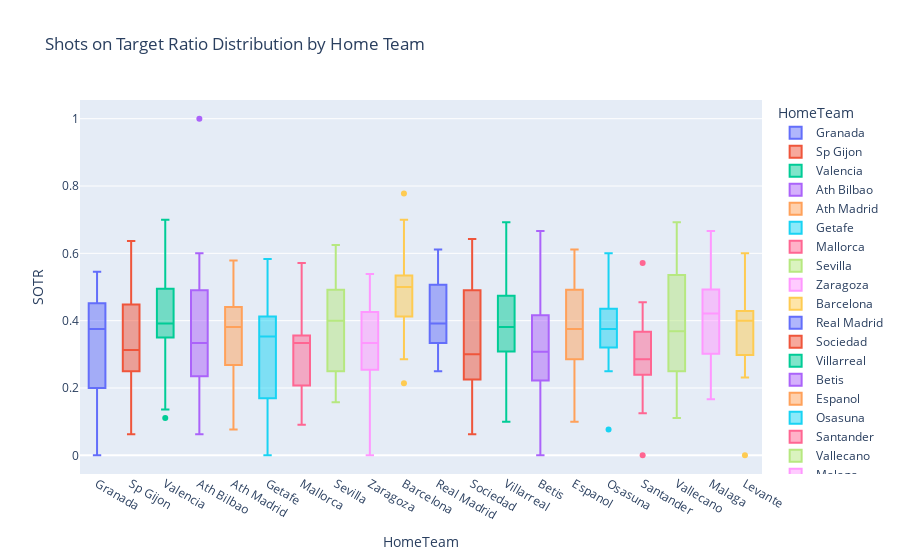

Notebook cell for this chart:
### Markdown cell above
Now, let's create a box plot to visualize the distribution of shots on target ratio for each team.

### Code cell
import plotly.express as px

fig = px.box(df, x='HomeTeam', y='SOTR', color='HomeTeam', title='Shots on Target Ratio Distribution by Home Team')
fig.show()

### Figure 1 — Plotly figure (JSON) as saved in the notebook; plotly's stock layout.template omitted (floating-point values rounded to 4 significant figures)
{"data": [{"alignmentgroup": "True", "hovertemplate": "HomeTeam=%{x}<br>SOTR=%{y}<extra></extra>", "legendgroup": "Granada", "marker": {"color": "#636efa"}, "name": "Granada", "notched": false, "offsetgroup": "Granada", "orientation": "v", "showlegend": true, "type": "box", "x": ["Granada", "Granada", "Granada", "Granada", "Granada", "Granada", "Granada", "Granada", "Granada", "Granada", "Granada", "Granada", "Granada", "Granada", "Granada", "Granada", "Granada", "Granada", "Granada"], "x0": " ", "xaxis": "x", "y": [0.1818, 0.25, 0.2, 0.1667, 0.0, 0.1875, 0.4545, 0.4615, 0.3529, 0.4, 0.5, 0.4, 0.375, 0.3077, 0.2, 0.4444, 0.5455, 0.5294, 0.4167], "y0": " ", "yaxis": "y"}, {"alignmentgroup": "True", "hovertemplate": "HomeTeam=%{x}<br>SOTR=%{y}<extra></extra>", "legendgroup": "Sp Gijon", "marker": {"color": "#EF553B"}, "name": "Sp Gijon", "notched": false, "offsetgroup": "Sp Gijon", "orientation": "v", "showlegend": true, "type": "box", "x": ["Sp Gijon", "Sp Gijon", "Sp Gijon", "Sp Gijon", "Sp Gijon", "Sp Gijon", "Sp Gijon", "Sp Gijon", "Sp Gijon", "Sp Gijon", "Sp Gijon", "Sp Gijon", "Sp Gijon", "Sp Gijon", "Sp Gijon", "Sp Gijon", "Sp Gijon", "Sp Gijon", "Sp Gijon"], "x0": " ", "xaxis": "x", "y": [0.2353, 0.2667, 0.0625, 0.25, 0.3125, 0.3636, 0.4211, 0.5, 0.5, 0.6364, 0.4545, 0.3, 0.4667, 0.2727, 0.4286, 0.2083, 0.375, 0.2273, 0.25], "y0": " ", "yaxis": "y"}, {"alignmentgroup": "True", "hovertemplate": "HomeTeam=%{x}<br>SOTR=%{y}<extra></extra>", "legendgroup": "Valencia", "marker": {"color": "#00cc96"}, "name": "Valencia", "notched": false, "offsetgroup": "Valencia", "orientation": "v", "showlegend": true, "type": "box", "x": ["Valencia", "Valencia", "Valencia", "Valencia", "Valencia", "Valencia", "Valencia", "Valencia", "Valencia", "Valencia", "Valencia", "Valencia", "Valencia", "Valencia", "Valencia", "Valencia", "Valencia", "Valencia", "Valencia"], "x0": " ", "xaxis": "x", "y": [0.4231, 0.5, 0.1111, 0.4783, 0.1364, 0.3846, 0.3571, 0.625, 0.4615, 0.25, 0.3636, 0.5, 0.3478, 0.3571, 0.3333, 0.7, 0.5, 0.3913, 0.4118], "y0": " ", "yaxis": "y"}, {"alignmentgroup": "True", "hovertemplate": "HomeTeam=%{x}<br>SOTR=%{y}<extra></extra>", "legendgroup": "Ath Bilbao", "marker": {"color": "#ab63fa"}, "name": "Ath Bilbao", "notched": false, "offsetgroup": "Ath Bilbao", "orientation": "v", "showlegend": true, "type": "box", "x": ["Ath Bilbao", "Ath Bilbao", "Ath Bilbao", "Ath Bilbao", "Ath Bilbao", "Ath Bilbao", "Ath Bilbao", "Ath Bilbao", "Ath Bilbao", "Ath Bilbao", "Ath Bilbao", "Ath Bilbao", "Ath Bilbao", "Ath Bilbao", "Ath Bilbao", "Ath Bilbao", "Ath Bilbao", "Ath Bilbao", "Ath Bilbao"], "x0": " ", "xaxis": "x", "y": [0.4, 0.5, 0.6, 0.4615, 0.2857, 1.0, 0.2222, 0.125, 0.4545, 0.5294, 0.35, 0.3077, 0.5, 0.2727, 0.3333, 0.3333, 0.1538, 0.1818, 0.0625], "y0": " ", "yaxis": "y"}, {"alignmentgroup": "True", "hovertemplate": "HomeTeam=%{x}<br>SOTR=%{y}<extra></extra>", "legendgroup": "Ath Madrid", "marker": {"color": "#FFA15A"}, "name": "Ath Madrid", "notched": false, "offsetgroup": "Ath Madrid", "orientation": "v", "showlegend": true, "type": "box", "x": ["Ath Madrid", "Ath Madrid", "Ath Madrid", "Ath Madrid", "Ath Madrid", "Ath Madrid", "Ath Madrid", "Ath Madrid", "Ath Madrid", "Ath Madrid", "Ath Madrid", "Ath Madrid", "Ath Madrid", "Ath Madrid", "Ath Madrid", "Ath Madrid", "Ath Madrid", "Ath Madrid", "Ath Madrid"], "x0": " ", "xaxis": "x", "y": [0.2857, 0.4118, 0.5789, 0.2667, 0.2, 0.3889, 0.5, 0.381, 0.2903, 0.45, 0.3333, 0.5, 0.2143, 0.381, 0.5, 0.2727, 0.4118, 0.07692, 0.2222], "y0": " ", "yaxis": "y"}, {"alignmentgroup": "True", "hovertemplate": "HomeTeam=%{x}<br>SOTR=%{y}<extra></extra>", "legendgroup": "Getafe", "marker": {"color": "#19d3f3"}, "name": "Getafe", "notched": false, "offsetgroup": "Getafe", "orientation": "v", "showlegend": true, "type": "box", "x": ["Getafe", "Getafe", "Getafe", "Getafe", "Getafe", "Getafe", "Getafe", "Getafe", "Getafe", "Getafe", "Getafe", "Getafe", "Getafe", "Getafe", "Getafe", "Getafe", "Getafe", "Getafe", "Getafe"], "x0": " ", "xaxis": "x", "y": [0.25, 0.2857, 0.4167, 0.375, 0.3077, 0.3571, 0.1429, 0.3684, 0.125, 0.0, 0.4211, 0.3529, 0.09091, 0.4444, 0.4, 0.5833, 0.25, 0.4444, 0.0], "y0": " ", "yaxis": "y"}, {"alignmentgroup": "True", "hovertemplate": "HomeTeam=%{x}<br>SOTR=%{y}<extra></extra>", "legendgroup": "Mallorca", "marker": {"color": "#FF6692"}, "name": "Mallorca", "notched": false, "offsetgroup": "Mallorca", "orientation": "v", "showlegend": true, "type": "box", "x": ["Mallorca", "Mallorca", "Mallorca", "Mallorca", "Mallorca", "Mallorca", "Mallorca", "Mallorca", "Mallorca", "Mallorca", "Mallorca", "Mallorca", "Mallorca", "Mallorca", "Mallorca", "Mallorca", "Mallorca", "Mallorca", "Mallorca"], "x0": " ", "xaxis": "x", "y": [0.3636, 0.1667, 0.25, 0.09091, 0.2941, 0.3333, 0.5, 0.3333, 0.3333, 0.125, 0.3636, 0.5714, 0.1429, 0.3333, 0.2, 0.2308, 0.3333, 0.4, 0.3], "y0": " ", "yaxis": "y"}, {"alignmentgroup": "True", "hovertemplate": "HomeTeam=%{x}<br>SOTR=%{y}<extra></extra>", "legendgroup": "Sevilla", "marker": {"color": "#B6E880"}, "name": "Sevilla", "notched": false, "offsetgroup": "Sevilla", "orientation": "v", "showlegend": true, "type": "box", "x": ["Sevilla", "Sevilla", "Sevilla", "Sevilla", "Sevilla", "Sevilla", "Sevilla", "Sevilla", "Sevilla", "Sevilla", "Sevilla", "Sevilla", "Sevilla", "Sevilla", "Sevilla", "Sevilla", "Sevilla", "Sevilla", "Sevilla"], "x0": " ", "xaxis": "x", "y": [0.6, 0.3333, 0.5, 0.2, 0.5, 0.4194, 0.625, 0.4667, 0.3158, 0.1579, 0.4, 0.4118, 0.25, 0.1667, 0.4, 0.3636, 0.2273, 0.25, 0.5333], "y0": " ", "yaxis": "y"}, {"alignmentgroup": "True", "hovertemplate": "HomeTeam=%{x}<br>SOTR=%{y}<extra></extra>", "legendgroup": "Zaragoza", "marker": {"color": "#FF97FF"}, "name": "Zaragoza", "notched": false, "offsetgroup": "Zaragoza", "orientation": "v", "showlegend": true, "type": "box", "x": ["Zaragoza", "Zaragoza", "Zaragoza", "Zaragoza", "Zaragoza", "Zaragoza", "Zaragoza", "Zaragoza", "Zaragoza", "Zaragoza", "Zaragoza", "Zaragoza", "Zaragoza", "Zaragoza", "Zaragoza", "Zaragoza", "Zaragoza", "Zaragoza", "Zaragoza"], "x0": " ", "xaxis": "x", "y": [0.125, 0.4167, 0.5, 0.5, 0.0, 0.5385, 0.1538, 0.4286, 0.2667, 0.3, 0.3077, 0.3333, 0.1765, 0.25, 0.3571, 0.5, 0.381, 0.4167, 0.2759], "y0": " ", "yaxis": "y"}, {"alignmentgroup": "True", "hovertemplate": "HomeTeam=%{x}<br>SOTR=%{y}<extra></extra>", "legendgroup": "Barcelona", "marker": {"color": "#FECB52"}, "name": "Barcelona", "notched": false, "offsetgroup": "Barcelona", "orientation": "v", "showlegend": true, "type": "box", "x": ["Barcelona", "Barcelona", "Barcelona", "Barcelona", "Barcelona", "Barcelona", "Barcelona", "Barcelona", "Barcelona", "Barcelona", "Barcelona", "Barcelona", "Barcelona", "Barcelona", "Barcelona", "Barcelona", "Barcelona", "Barcelona", "Barcelona"], "x0": " ", "xaxis": "x", "y": [0.5, 0.7778, 0.4444, 0.3158, 0.2857, 0.5556, 0.4074, 0.5, 0.5, 0.5625, 0.5, 0.4688, 0.3333, 0.4444, 0.7, 0.5, 0.2143, 0.5455, 0.4286], "y0": " ", "yaxis": "y"}, {"alignmentgroup": "True", "hovertemplate": "HomeTeam=%{x}<br>SOTR=%{y}<extra></extra>", "legendgroup": "Real Madrid", "marker": {"color": "#636efa"}, "name": "Real Madrid", "notched": false, "offsetgroup": "Real Madrid", "orientation": "v", "showlegend": true, "type": "box", "x": ["Real Madrid", "Real Madrid", "Real Madrid", "Real Madrid", "Real Madrid", "Real Madrid", "Real Madrid", "Real Madrid", "Real Madrid", "Real Madrid", "Real Madrid", "Real Madrid", "Real Madrid", "Real Madrid", "Real Madrid", "Real Madrid", "Real Madrid", "Real Madrid", "Real Madrid"], "x0": " ", "xaxis": "x", "y": [0.3846, 0.6111, 0.4545, 0.4615, 0.6111, 0.4375, 0.2941, 0.3429, 0.4348, 0.3333, 0.3462, 0.3913, 0.5455, 0.3333, 0.5263, 0.303, 0.25, 0.3333, 0.5217], "y0": " ", "yaxis": "y"}, {"alignmentgroup": "True", "hovertemplate": "HomeTeam=%{x}<br>SOTR=%{y}<extra></extra>", "legendgroup": "Sociedad", "marker": {"color": "#EF553B"}, "name": "Sociedad", "notched": false, "offsetgroup": "Sociedad", "orientation": "v", "showlegend": true, "type": "box", "x": ["Sociedad", "Sociedad", "Sociedad", "Sociedad", "Sociedad", "Sociedad", "Sociedad", "Sociedad", "Sociedad", "Sociedad", "Sociedad", "Sociedad", "Sociedad", "Sociedad", "Sociedad", "Sociedad", "Sociedad", "Sociedad", "Sociedad"], "x0": " ", "xaxis": "x", "y": [0.4, 0.2857, 0.2667, 0.1667, 0.6, 0.08333, 0.3077, 0.3, 0.0625, 0.6429, 0.5, 0.07692, 0.5385, 0.3333, 0.5333, 0.2353, 0.2222, 0.2941, 0.4615], "y0": " ", "yaxis": "y"}, {"alignmentgroup": "True", "hovertemplate": "HomeTeam=%{x}<br>SOTR=%{y}<extra></extra>", "legendgroup": "Villarreal", "marker": {"color": "#00cc96"}, "name": "Villarreal", "notched": false, "offsetgroup": "Villarreal", "orientation": "v", "showlegend": true, "type": "box", "x": ["Villarreal", "Villarreal", "Villarreal", "Villarreal", "Villarreal", "Villarreal", "Villarreal", "Villarreal", "Villarreal", "Villarreal", "Villarreal", "Villarreal", "Villarreal", "Villarreal", "Villarreal", "Villarreal", "Villarreal", "Villarreal", "Villarreal"], "x0": " ", "xaxis": "x", "y": [0.4545, 0.6923, 0.48, 0.3333, 0.4545, 0.4545, 0.3684, 0.5385, 0.5714, 0.4, 0.5833, 0.381, 0.25, 0.2, 0.3333, 0.3333, 0.2632, 0.3, 0.1], "y0": " ", "yaxis": "y"}, {"alignmentgroup": "True", "hovertemplate": "HomeTeam=%{x}<br>SOTR=%{y}<extra></extra>", "legendgroup": "Betis", "marker": {"color": "#ab63fa"}, "name": "Betis", "notched": false, "offsetgroup": "Betis", "orientation": "v", "showlegend": true, "type": "box", "x": ["Betis", "Betis", "Betis", "Betis", "Betis", "Betis", "Betis", "Betis", "Betis", "Betis", "Betis", "Betis", "Betis", "Betis", "Betis", "Betis", "Betis", "Betis", "Betis"], "x0": " ", "xaxis": "x", "y": [0.2917, 0.6667, 0.2, 0.2222, 0.0, 0.25, 0.2222, 0.4211, 0.125, 0.375, 0.2, 0.3077, 0.4286, 0.2222, 0.3889, 0.5, 0.4, 0.3333, 0.6], "y0": " ", "yaxis": "y"}, {"alignmentgroup": "True", "hovertemplate": "HomeTeam=%{x}<br>SOTR=%{y}<extra></extra>", "legendgroup": "Espanol", "marker": {"color": "#FFA15A"}, "name": "Espanol", "notched": false, "offsetgroup": "Espanol", "orientation": "v", "showlegend": true, "type": "box", "x": ["Espanol", "Espanol", "Espanol", "Espanol", "Espanol", "Espanol", "Espanol", "Espanol", "Espanol", "Espanol", "Espanol", "Espanol", "Espanol", "Espanol", "Espanol", "Espanol", "Espanol", "Espanol", "Espanol"], "x0": " ", "xaxis": "x", "y": [0.6, 0.375, 0.2, 0.2941, 0.1053, 0.375, 0.6111, 0.2857, 0.5, 0.5, 0.2857, 0.1, 0.5882, 0.4667, 0.375, 0.4444, 0.3125, 0.2778, 0.4444], "y0": " ", "yaxis": "y"}, {"alignmentgroup": "True", "hovertemplate": "HomeTeam=%{x}<br>SOTR=%{y}<extra></extra>", "legendgroup": "Osasuna", "marker": {"color": "#19d3f3"}, "name": "Osasuna", "notched": false, "offsetgroup": "Osasuna", "orientation": "v", "showlegend": true, "type": "box", "x": ["Osasuna", "Osasuna", "Osasuna", "Osasuna", "Osasuna", "Osasuna", "Osasuna", "Osasuna", "Osasuna", "Osasuna", "Osasuna", "Osasuna", "Osasuna", "Osasuna", "Osasuna", "Osasuna", "Osasuna", "Osasuna", "Osasuna"], "x0": " ", "xaxis": "x", "y": [0.3333, 0.5333, 0.6, 0.4375, 0.3846, 0.5, 0.375, 0.3158, 0.25, 0.4167, 0.4118, 0.4286, 0.2667, 0.3529, 0.3684, 0.07692, 0.2857, 0.3333, 0.5556], "y0": " ", "yaxis": "y"}, {"alignmentgroup": "True", "hovertemplate": "HomeTeam=%{x}<br>SOTR=%{y}<extra></extra>", "legendgroup": "Santander", "marker": {"color": "#FF6692"}, "name": "Santander", "notched": false, "offsetgroup": "Santander", "orientation": "v", "showlegend": true, "type": "box", "x": ["Santander", "Santander", "Santander", "Santander", "Santander", "Santander", "Santander", "Santander", "Santander", "Santander", "Santander", "Santander", "Santander", "Santander", "Santander", "Santander", "Santander", "Santander", "Santander"], "x0": " ", "xaxis": "x", "y": [0.125, 0.4, 0.5714, 0.25, 0.3333, 0.3636, 0.125, 0.3636, 0.2857, 0.4444, 0.4545, 0.1667, 0.3684, 0.0, 0.3333, 0.2857, 0.2353, 0.2727, 0.2857], "y0": " ", "yaxis": "y"}, {"alignmentgroup": "True", "hovertemplate": "HomeTeam=%{x}<br>SOTR=%{y}<extra></extra>", "legendgroup": "Vallecano", "marker": {"color": "#B6E880"}, "name": "Vallecano", "notched": false, "offsetgroup": "Vallecano", "orientation": "v", "showlegend": true, "type": "box", "x": ["Vallecano", "Vallecano", "Vallecano", "Vallecano", "Vallecano", "Vallecano", "Vallecano", "Vallecano", "Vallecano", "Vallecano", "Vallecano", "Vallecano", "Vallecano", "Vallecano", "Vallecano", "Vallecano", "Vallecano", "Vallecano", "Vallecano"], "x0": " ", "xaxis": "x", "y": [0.25, 0.5, 0.1667, 0.4, 0.6923, 0.25, 0.3684, 0.3636, 0.3333, 0.5263, 0.5385, 0.1429, 0.5909, 0.5385, 0.2105, 0.6316, 0.25, 0.4, 0.1111], "y0": " ", "yaxis": "y"}, {"alignmentgroup": "True", "hovertemplate": "HomeTeam=%{x}<br>SOTR=%{y}<extra></extra>", "legendgroup": "Malaga", "marker": {"color": "#FF97FF"}, "name": "Malaga", "notched": false, "offsetgroup": "Malaga", "orientation": "v", "showlegend": true, "type": "box", "x": ["Malaga", "Malaga", "Malaga", "Malaga", "Malaga", "Malaga", "Malaga", "Malaga", "Malaga", "Malaga", "Malaga", "Malaga", "Malaga", "Malaga", "Malaga", "Malaga", "Malaga", "Malaga", "Malaga"], "x0": " ", "xaxis": "x", "y": [0.45, 0.3077, 0.4211, 0.2857, 0.4211, 0.5, 0.2632, 0.1818, 0.6667, 0.5556, 0.4706, 0.5, 0.1667, 0.4, 0.3, 0.4333, 0.3158, 0.4375, 0.5455], "y0": " ", "yaxis": "y"}, {"alignmentgroup": "True", "hovertemplate": "HomeTeam=%{x}<br>SOTR=%{y}<extra></extra>", "legendgroup": "Levante", "marker": {"color": "#FECB52"}, "name": "Levante", "notched": false, "offsetgroup": "Levante", "orientation": "v", "showlegend": true, "type": "box", "x": ["Levante", "Levante", "Levante", "Levante", "Levante", "Levante", "Levante", "Levante", "Levante", "Levante", "Levante", "Levante", "Levante", "Levante", "Levante", "Levante", "Levante", "Levante", "Levante"], "x0": " ", "xaxis": "x", "y": [0.3636, 0.4167, 0.2857, 0.4, 0.2308, 0.6, 0.4286, 0.25, 0.0, 0.2778, 0.4286, 0.4211, 0.5714, 0.3636, 0.35, 0.5, 0.4, 0.5556, 0.3333], "y0": " ", "yaxis": "y"}], "layout": {"boxmode": "overlay", "legend": {"title": {"text": "HomeTeam"}, "tracegroupgap": 0}, "title": {"text": "Shots on Target Ratio Distribution by Home Team"}, "xaxis": {"anchor": "y", "categoryarray": ["Granada", "Sp Gijon", "Valencia", "Ath Bilbao", "Ath Madrid", "Getafe", "Mallorca", "Sevilla", "Zaragoza", "Barcelona", "Real Madrid", "Sociedad", "Villarreal", "Betis", "Espanol", "Osasuna", "Santander", "Vallecano", "Malaga", "Levante"], "categoryorder": "array", "domain": [0, 1], "title": {"text": "HomeTeam"}}, "yaxis": {"anchor": "x", "domain": [0, 1], "title": {"text": "SOTR"}}}}
